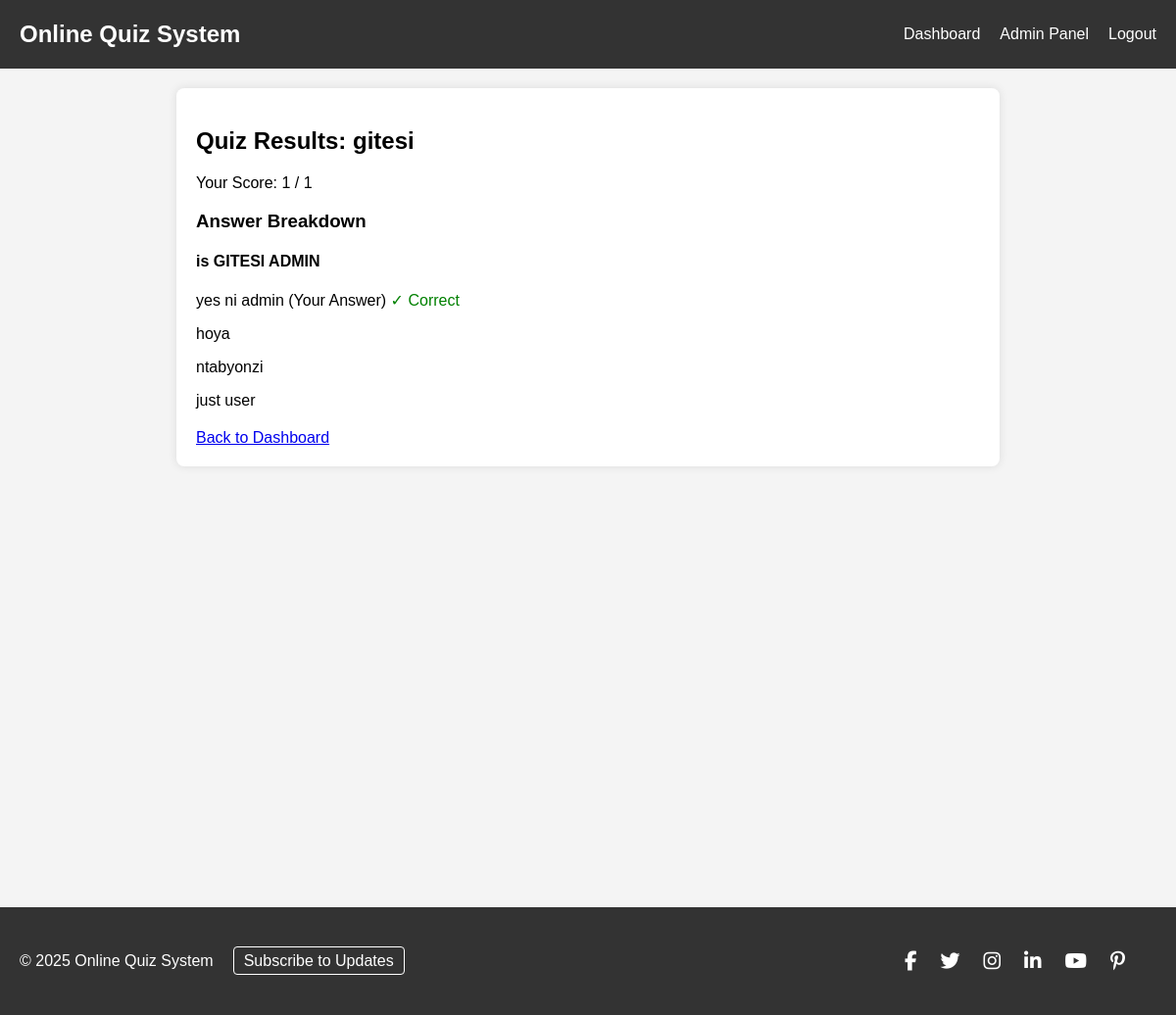
The page /quiz_result.php?quiz_id=4 (signed in) on the database its author committed.
### tables this page shows
CREATE TABLE `quizzes` (
  `id` int(11) NOT NULL,
  `title` varchar(255) NOT NULL,
  `description` text DEFAULT NULL,
  `created_at` timestamp NOT NULL DEFAULT current_timestamp()
);

CREATE TABLE `results` (
  `id` int(11) NOT NULL,
  `user_id` int(11) NOT NULL,
  `quiz_id` int(11) NOT NULL,
  `score` int(11) NOT NULL,
  `total_questions` int(11) NOT NULL,
  `created_at` timestamp NOT NULL DEFAULT current_timestamp()
);

CREATE TABLE `user_responses` (
  `id` int(11) NOT NULL,
  `user_id` int(11) NOT NULL,
  `question_id` int(11) NOT NULL,
  `answer_id` int(11) NOT NULL,
  `quiz_id` int(11) NOT NULL,
  `created_at` timestamp NOT NULL DEFAULT current_timestamp()
);

CREATE TABLE `answers` (
  `id` int(11) NOT NULL,
  `question_id` int(11) NOT NULL,
  `answer_text` varchar(255) NOT NULL,
  `is_correct` tinyint(1) DEFAULT 0
);

### quiz_result.php (the view, shortened to what this page needs)
<?php
require_once 'header.php';
$quiz_id = $_GET['quiz_id'];
$stmt = $pdo->prepare("SELECT * FROM quizzes WHERE id = ?");
$stmt->execute([$quiz_id]);
$quiz = $stmt->fetch();
$stmt = $pdo->prepare("SELECT score, total_questions FROM results WHERE user_id = ? AND quiz_id = ?");
$stmt->execute([$_SESSION['user_id'], $quiz_id]);
$result = $stmt->fetch();
$stmt = $pdo->prepare("
    SELECT q.id as question_id, q.question_text, a.id as answer_id, a.answer_text, a.is_correct, ur.answer_id as user_answer_id
    FROM questions q
    LEFT JOIN answers a ON q.id = a.question_id
    LEFT JOIN user_responses ur ON q.id = ur.question_id AND ur.user_id = ? AND ur.quiz_id = ?
    WHERE q.quiz_id = ?
    ORDER BY q.id, a.id
");
$stmt->execute([$_SESSION['user_id'], $quiz_id, $quiz_id]);
$results = $stmt->fetchAll();
$questions = [];
foreach ($results as $row) {
    if (!isset($questions[$row['question_id']])) {
        $questions[$row['question_id']] = [
            'question_text' => $row['question_text'],
            'answers' => [],
            'user_answer_id' => $row['user_answer_id']
        ];
    }
    $questions[$row['question_id']]['answers'][] = [
        'id' => $row['answer_id'],
        'text' => $row['answer_text'],
        'is_correct' => $row['is_correct']
    ];
}
?>
<h2>Quiz Results: <?php echo htmlspecialchars($quiz['title']); ?></h2>
<p>Your Score: <?php echo $result['score']; ?> / <?php echo $result['total_questions']; ?></p>
<h3>Answer Breakdown</h3>
<?php foreach ($questions as $q): ?>
    <div class="question">
        <h4><?php echo htmlspecialchars($q['question_text']); ?></h4>
        <?php foreach ($q['answers'] as $a): ?>
            <p>
                <?php echo htmlspecialchars($a['text']); ?>
                <?php if ($a['id'] == $q['user_answer_id']): ?>
                    (Your Answer)
                    <?php if ($a['is_correct']): ?>
                        <span style="color: green;">✓ Correct</span>
                    <?php else: ?>
                        <span style="color: red;">✗ Incorrect</span>
                    <?php endif; ?>
                <?php elseif ($a['is_correct']): ?>
                    <span style="color: green;">(Correct Answer)</span>
                <?php endif; ?>
            </p>
        <?php endforeach; ?>
    </div>
<?php endforeach; ?>
<a href="dashboard.php">Back to Dashboard</a>
<?php require_once 'footer.php'; ?>

### style.css (style rules this page uses)
body { font-family: Arial, sans-serif; margin: 0; padding: 0; background-color: #f4f4f4; }
.question { margin-bottom: 20px; }

### rows shown on the page
quizzes: title "gitesi"
results: score "1", total_questions "1"
user_responses: answer.answer_text "yes ni admin", shows "(Your Answer)", shows "✓ Correct", answers.answer_text "hoya", answers.answer_text "ntabyonzi", answers.answer_text "just user"

### other values the page prints
$q['question_text'] "is GITESI ADMIN"
